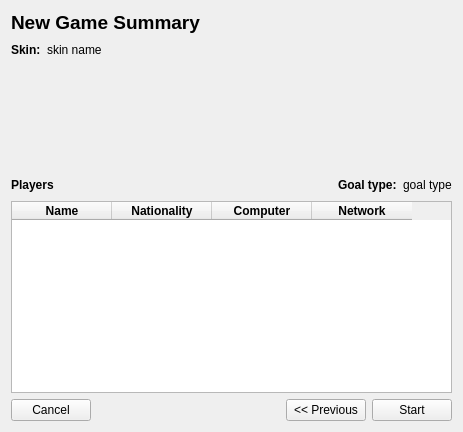
<?xml version="1.0" encoding="UTF-8"?>
<ui version="4.0">
 <class>NewGameSummary</class>
 <widget class="QWidget" name="NewGameSummary">
  <property name="geometry">
   <rect>
    <x>0</x>
    <y>0</y>
    <width>463</width>
    <height>432</height>
   </rect>
  </property>
  <property name="windowTitle">
   <string>New Game Summary</string>
  </property>
  <layout class="QVBoxLayout" name="verticalLayout_2">
   <item>
    <widget class="QLabel" name="label">
     <property name="font">
      <font>
       <pointsize>14</pointsize>
       <weight>75</weight>
       <bold>true</bold>
      </font>
     </property>
     <property name="text">
      <string>New Game Summary</string>
     </property>
    </widget>
   </item>
   <item>
    <layout class="QVBoxLayout" name="verticalLayout">
     <item>
      <layout class="QHBoxLayout" name="horizontalLayout">
       <item>
        <widget class="QLabel" name="label_3">
         <property name="font">
          <font>
           <weight>75</weight>
           <bold>true</bold>
          </font>
         </property>
         <property name="text">
          <string>Skin:</string>
         </property>
        </widget>
       </item>
       <item>
        <widget class="QLabel" name="skinNameLabel">
         <property name="text">
          <string>skin name</string>
         </property>
        </widget>
       </item>
       <item>
        <spacer name="horizontalSpacer_2">
         <property name="orientation">
          <enum>Qt::Horizontal</enum>
         </property>
         <property name="sizeHint" stdset="0">
          <size>
           <width>40</width>
           <height>20</height>
          </size>
         </property>
        </spacer>
       </item>
      </layout>
     </item>
     <item>
      <widget class="QLabel" name="skinSnapshotPixmap">
       <property name="sizePolicy">
        <sizepolicy hsizetype="Expanding" vsizetype="Expanding">
         <horstretch>0</horstretch>
         <verstretch>0</verstretch>
        </sizepolicy>
       </property>
       <property name="text">
        <string/>
       </property>
       <property name="scaledContents">
        <bool>true</bool>
       </property>
       <property name="wordWrap">
        <bool>false</bool>
       </property>
      </widget>
     </item>
    </layout>
   </item>
   <item>
    <layout class="QHBoxLayout" name="horizontalLayout_2">
     <item>
      <widget class="QLabel" name="label_2">
       <property name="font">
        <font>
         <weight>75</weight>
         <bold>true</bold>
        </font>
       </property>
       <property name="text">
        <string>Players</string>
       </property>
      </widget>
     </item>
     <item>
      <spacer name="horizontalSpacer_3">
       <property name="orientation">
        <enum>Qt::Horizontal</enum>
       </property>
       <property name="sizeHint" stdset="0">
        <size>
         <width>40</width>
         <height>20</height>
        </size>
       </property>
      </spacer>
     </item>
     <item>
      <widget class="QLabel" name="label_5">
       <property name="font">
        <font>
         <weight>75</weight>
         <bold>true</bold>
        </font>
       </property>
       <property name="text">
        <string>Goal type:</string>
       </property>
      </widget>
     </item>
     <item>
      <widget class="QLabel" name="goalTypeLabel">
       <property name="text">
        <string>goal type</string>
       </property>
      </widget>
     </item>
    </layout>
   </item>
   <item>
    <widget class="QTableWidget" name="playersTable">
     <property name="sizePolicy">
      <sizepolicy hsizetype="Expanding" vsizetype="Preferred">
       <horstretch>0</horstretch>
       <verstretch>0</verstretch>
      </sizepolicy>
     </property>
     <attribute name="horizontalHeaderCascadingSectionResizes">
      <bool>false</bool>
     </attribute>
     <attribute name="verticalHeaderStretchLastSection">
      <bool>false</bool>
     </attribute>
     <attribute name="horizontalHeaderCascadingSectionResizes">
      <bool>false</bool>
     </attribute>
     <attribute name="verticalHeaderStretchLastSection">
      <bool>false</bool>
     </attribute>
     <column>
      <property name="text">
       <string>Name</string>
      </property>
      <property name="font">
       <font>
        <weight>75</weight>
        <bold>true</bold>
       </font>
      </property>
     </column>
     <column>
      <property name="text">
       <string>Nationality</string>
      </property>
      <property name="font">
       <font>
        <weight>75</weight>
        <bold>true</bold>
       </font>
      </property>
     </column>
     <column>
      <property name="text">
       <string>Computer</string>
      </property>
      <property name="font">
       <font>
        <weight>75</weight>
        <bold>true</bold>
       </font>
      </property>
     </column>
     <column>
      <property name="text">
       <string>Network</string>
      </property>
      <property name="font">
       <font>
        <weight>75</weight>
        <bold>true</bold>
       </font>
      </property>
     </column>
    </widget>
   </item>
   <item>
    <layout class="QHBoxLayout" name="horizontalLayout_3">
     <item>
      <widget class="QPushButton" name="cancelButton">
       <property name="text">
        <string>Cancel</string>
       </property>
      </widget>
     </item>
     <item>
      <spacer name="horizontalSpacer">
       <property name="orientation">
        <enum>Qt::Horizontal</enum>
       </property>
       <property name="sizeHint" stdset="0">
        <size>
         <width>40</width>
         <height>20</height>
        </size>
       </property>
      </spacer>
     </item>
     <item>
      <widget class="QPushButton" name="previousButton">
       <property name="text">
        <string>&lt;&lt; Previous</string>
       </property>
      </widget>
     </item>
     <item>
      <widget class="QPushButton" name="finishButton">
       <property name="text">
        <string>Start</string>
       </property>
      </widget>
     </item>
    </layout>
   </item>
  </layout>
 </widget>
 <tabstops>
  <tabstop>finishButton</tabstop>
  <tabstop>previousButton</tabstop>
  <tabstop>cancelButton</tabstop>
  <tabstop>playersTable</tabstop>
 </tabstops>
 <resources/>
 <connections/>
</ui>
